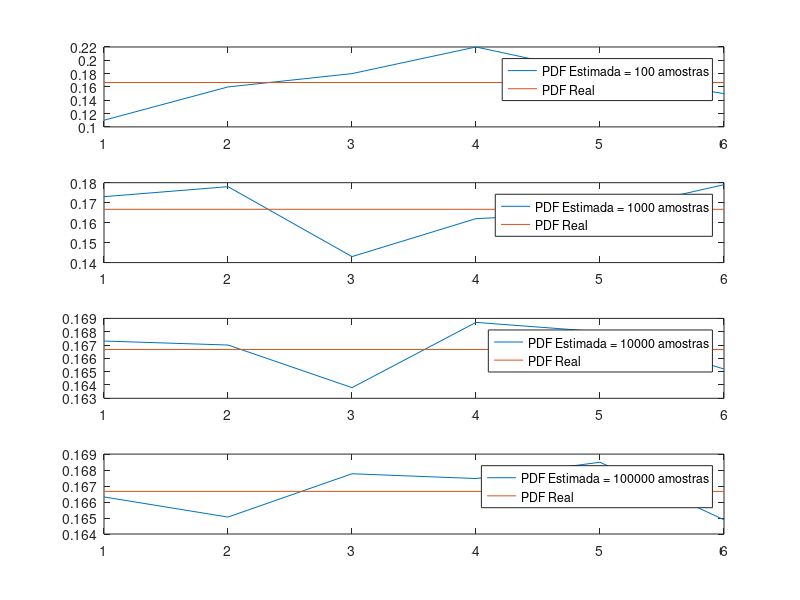

Recreate this plot in MATLAB.
clc; clear;                                
vtnSamples = [1e2 1e3  1e4 1e5];                % Número de amostras
Samples = ceil(6 * rand(1,max(vtnSamples)));
chLegend =[];
for ik = 1:length(vtnSamples)
    nSamples = vtnSamples(ik);
    subplot(length(vtnSamples),1,ik)
    % PDF estimada
    binWidth = 1;
    vtCurrentS = Samples(1:nSamples);
    vtBins = min(vtCurrentS):binWidth:max(vtCurrentS);
    histo=zeros(6,1);
    for v = vtCurrentS
        for k =vtBins
            if (k == v)
                histo(k)=histo(k)+1;
            end
        end
    end
    
    plot(vtBins,histo/(nSamples));
    hold all;
    % Pode ser feito também com
    % histogram(vtSamples(1:nSamples),'Normalization','pdf');
    %
    % PDF real
    %vtPDF=normpdf(x,mu,sigma);
    y=zeros(length(vtBins),1);
    y=y+ 1/6;
    plot(vtBins,y);
    legend(['PDF Estimada = ' num2str(nSamples) ' amostras'],'PDF Real');
end
